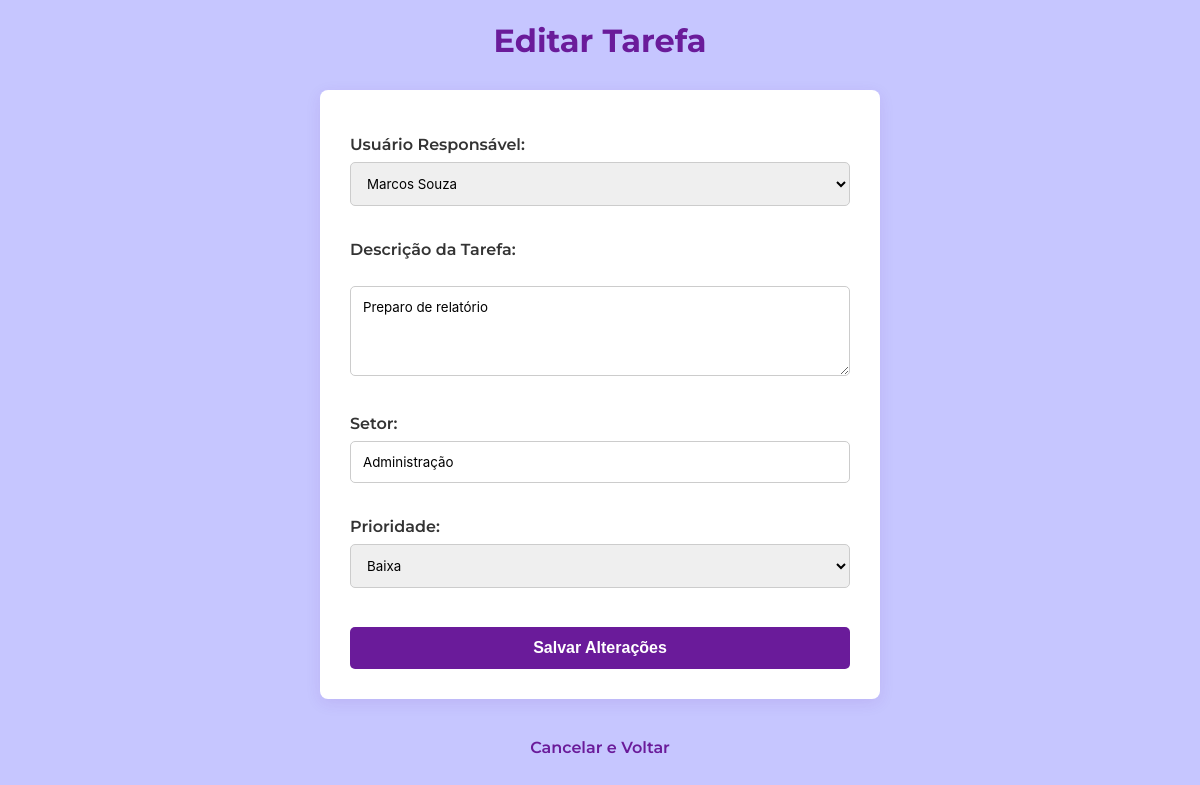
Screenshot of /editar_tarefa.php?id=19 with the database file from the repository.
### tables this page shows
CREATE TABLE `tarefas` (
  `id_tarefa` int(11) NOT NULL,
  `id_usuario` int(11) NOT NULL,
  `descricao` text NOT NULL,
  `setor` varchar(50) NOT NULL,
  `prioridade` enum('baixa','média','alta') NOT NULL,
  `data_cadastro` date NOT NULL,
  `status` enum('a fazer','fazendo','concluído') DEFAULT 'a fazer'
);

CREATE TABLE `usuarios` (
  `id_usuario` int(11) NOT NULL,
  `nome` varchar(100) NOT NULL,
  `email` varchar(100) NOT NULL
);

### editar_tarefa.php (the view, shortened to what this page needs)
<?php
require_once 'config/conexao.php';
if (isset($_GET['id'])) {
    $id_tarefa = $_GET['id'];
    try {
        $stmt_tarefa = $pdo->prepare("SELECT * FROM tarefas WHERE id_tarefa = :id");
        $stmt_tarefa->bindParam(':id', $id_tarefa);
        $stmt_tarefa->execute();
        $tarefa = $stmt_tarefa->fetch(PDO::FETCH_ASSOC);
        $stmt_usuarios = $pdo->query("SELECT id_usuario, nome FROM usuarios ORDER BY nome ASC");
        $usuarios = $stmt_usuarios->fetchAll(PDO::FETCH_ASSOC);
    } catch (PDOException $e) {
        die("Erro ao buscar dados: " . $e->getMessage());
    }
} else {
    header('Location: index.php');
    exit;
}
?>
<!DOCTYPE html>
<html lang="pt-br">
<head>
    <link rel="stylesheet" href="css/style.css">
</head>
<body>
    <h1>Editar Tarefa</h1>
    <form method="POST" action="editar_tarefa.php?id=<?= $tarefa['id_tarefa'] ?>">
        <div>
            <label for="id_usuario">Usuário Responsável:</label>
            <select id="id_usuario" name="id_usuario" required>
                <?php foreach ($usuarios as $usuario): ?>
                    <option value="<?= $usuario['id_usuario'] ?>" <?= ($tarefa['id_usuario'] == $usuario['id_usuario']) ? 'selected' : '' ?>>
                        <?= htmlspecialchars($usuario['nome']) ?>
                    </option>
                <?php endforeach; ?>
            </select>
        </div>
        <br>
        <div>
            <label for="descricao">Descrição da Tarefa:</label><br>
            <textarea id="descricao" name="descricao" rows="4" cols="50" required><?= htmlspecialchars($tarefa['descricao']) ?></textarea>
        </div>
        <br>
        <div>
            <label for="setor">Setor:</label>
            <input type="text" id="setor" name="setor" value="<?= htmlspecialchars($tarefa['setor']) ?>" required>
        </div>
        <br>
        <div>
            <label for="prioridade">Prioridade:</label>
            <select id="prioridade" name="prioridade" required>
                <option value="baixa" <?= ($tarefa['prioridade'] == 'baixa') ? 'selected' : '' ?>>Baixa</option>
            </select>
        </div>
        <br>
        <button type="submit">Salvar Alterações</button>
    </form>
    <br>
    <a href="index.php">Cancelar e Voltar</a>
</body>
</html>

### css/style.css (style rules this page uses)
:root { --bg-color: rgb(198, 198, 255); --text-color: #333333; --primary-color: #6a1b9a; --primary-hover: #4a148c; --accent-color: #00bfa5; --card-bg: #ffffff; --col-bg: #e6e1f0; --border-radius: 8px; }
body { font-family: 'Montserrat', sans-serif; background-color: var(--bg-color); color: var(--text-color); margin: 0 !important; padding: 0 !important; }
h1 { text-align: center; color: var(--primary-color); margin-bottom: 30px; }
form { background-color: var(--card-bg); max-width: 500px; margin: 0 auto; padding: 30px; border-radius: var(--border-radius); box-shadow: 0 4px 15px rgba(106, 27, 154, 0.1); }
label { display: block; font-weight: 600; margin-bottom: 8px; margin-top: 15px; color: var(--text-color); }
input[type="text"], input[type="email"], input[type="date"], select, textarea { width: 100%; padding: 12px; border: 1px solid #ccc; border-radius: 5px; font-family: 'Inter', sans-serif; box-sizing: border-box; transition: border-color 0.3s, box-shadow 0.3s; }
button { background-color: var(--primary-color); color: white; border: none; padding: 12px 20px; border-radius: 5px; font-size: 1rem; font-weight: 600; cursor: pointer; transition: background-color 0.3s; width: 100%; margin-top: 20px; }
form + br + a, body > a { display: block; text-align: center; margin-top: 20px; color: var(--primary-color); text-decoration: none; font-weight: 600; }

### rows the page displays
tarefas: id_usuario "Marcos Souza", descricao "Preparo de relatório", setor "Administração", prioridade "Baixa"
